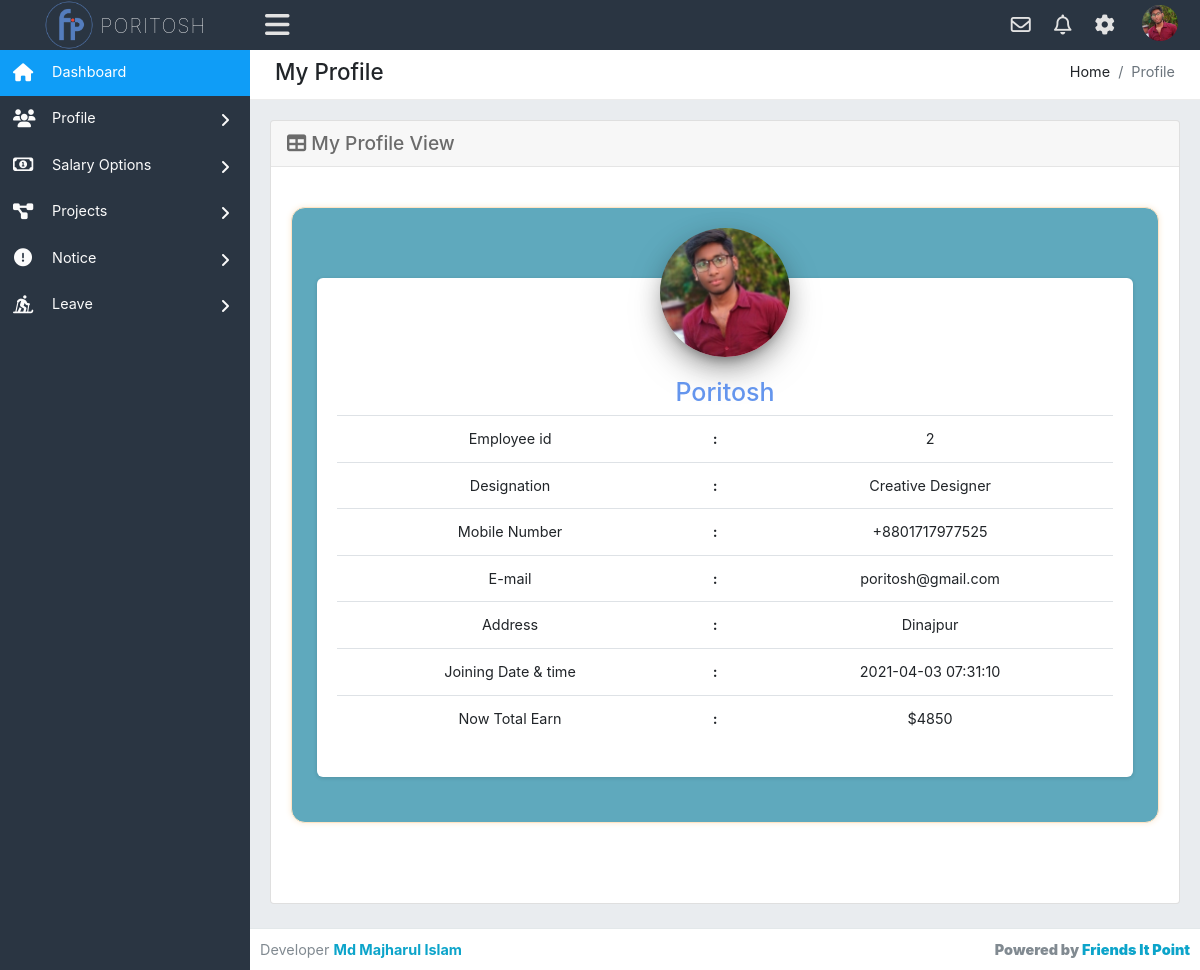
The page /myprofile.php (signed in) on the database its author committed.
### tables this page shows
CREATE TABLE `employee_info` (
  `id` int(11) NOT NULL,
  `employee_id` int(50) NOT NULL,
  `emp_fullname` varchar(100) NOT NULL,
  `emp_mail` varchar(50) NOT NULL,
  `emp_phone` int(20) NOT NULL,
  `emp_designation` varchar(50) NOT NULL,
  `emp_salary` varchar(50) NOT NULL,
  `emp_address` varchar(100) NOT NULL,
  `emp_password` varchar(150) NOT NULL,
  `emp_bio` varchar(1000) NOT NULL,
  `profile_pic` varchar(50) NOT NULL,
  `register_timedate` timestamp NOT NULL DEFAULT current_timestamp(),
  `total_salary` varchar(100) NOT NULL
);

### myprofile.php (the view)
<?php require_once('header.php'); ?>
<div class="row">
    <div class="col-xl-12">
        <div class="breadcrumb-holder">
            <h1 class="main-title float-left">My Profile</h1>
            <ol class="breadcrumb float-right">
                <li class="breadcrumb-item">Home</li>
                <li class="breadcrumb-item active">Profile</li>
            </ol>
            <div class="clearfix"></div>
        </div>
    </div>
</div>
<div class="row">
	<div class="col-xs-12 col-sm-12">
        <div class="card mb-3">
            <div class="card-header">
                <h3><i class="fas fa-table"></i> My Profile View</h3>
            </div>
            <div class="card-body">
          <div class="emp_info">
                <div class="emp_info_single">
                  <div class="emp_profile">
                    <div class="emp_avatar">
                      <a href="#emp_pablo">
                        <img class="img" src="uploads/<?php echo $row['profile_pic']; ?>" alt="no-photo">
                      </a>
                    </div>
                    <div class="emp_body table-responsive">
                      <h4><?php echo $row['emp_fullname'];?></h4>
                      <br\>
                      <table class="table">
                        <tbody>
                            <tr>
                                <td>Employee id</td>
                                <td><b>:</b></td>
                                <td><?php echo $row['employee_id'];?></td>
                            </tr>
                            <tr>
                                <td>Designation</td>
                                <td><b>:</b></td>
                                <td><?php echo $row['emp_designation'];?></td>
                            </tr>
                            <tr>
                                <td>Mobile Number</td>
                                <td><b>:</b></td>
                                <td>+880<?php echo $row['emp_phone'];?></td>
                            </tr>
                            <tr>
                                <td>E-mail</td>
                                <td><b>:</b></td>
                                <td><?php echo $row['emp_mail'];?></td>
                            </tr>
                            <tr>
                                <td>Address</td>
                                <td><b>:</b></td>
                                <td><?php echo $row['emp_address'];?></td>
                            </tr>
                            <tr>
                                <td>Joining Date &amp; time</td>
                                <td><b>:</b></td>
                                <td><?php echo $row['register_timedate'];?></td>
                            </tr>
                            <tr>
                                <td>Now Total Earn</td>
                                <td><b>:</b></td>
                                <td>$<?php echo $row['total_salary'];?></td>
                            </tr>
                        </tbody>
                    </table>
                    </br\></div>
                  </div>
                </div>
              </div>
            </div>
        </div>
    </div>
</div>
<?php require_once('footer.php'); ?>

### header.php (shortened to what this page needs)
<?php require_once('config.php'); ?>
<!DOCTYPE html>
<html lang="en">
<head>
    <link href="assets/css/bootstrap.min.css" rel="stylesheet" type="text/css" />
    <link href="assets/font-awesome/css/all.css" rel="stylesheet" type="text/css" />
    <link rel="stylesheet" href="fancybox-master/dist/jquery.fancybox.min.css">
    <link rel="stylesheet" href="livedatetime/clock.css">
    <link rel="stylesheet" href="livedatetime/calendar.css">
    <link href='https://netdna.bootstrapcdn.com/font-awesome/3.2.1/css/font-awesome.css' rel='stylesheet' type='text/css'>
    <link rel="stylesheet" type="text/css" href="assets/css/dataTables.bootstrap.min.css" />
    <link rel="stylesheet" type="text/css" href="assets/plugins/datatables/datatables.min.css" />
    <link href="assets/css/style.css" rel="stylesheet" type="text/css" />
</head>
<body class="adminbody">
    <div id="main">
        <div class="headerbar">
            <?php
                $stm = $pdo->prepare('SELECT * FROM employee_info WHERE id=?');
                $stm->execute(array($_SESSION['logged_emp']));
                $rslt = $stm->fetchAll(PDO::FETCH_ASSOC);
                foreach($rslt as $row) :
            ?>
            <div class="headerbar-left">
                <a href="index.php" class="logo">
                    <img alt="Logo" src="assets/images/logo.png" />
                    <span><?php echo $row['emp_fullname']; ?></span>
                </a>
            </div>
            <nav class="navbar-custom">
                <ul class="list-inline float-right mb-0">
                    <li class="list-inline-item dropdown notif">
                        <a class="nav-link dropdown-toggle arrow-none" data-toggle="dropdown" href="#" aria-haspopup="false" aria-expanded="false">
                            <i class="far fa-envelope"></i>
                        </a>
                    </li>
                    <li class="list-inline-item dropdown notif">
                        <a class="nav-link dropdown-toggle arrow-none" data-toggle="dropdown" href="#" aria-haspopup="false" aria-expanded="false">
                            <i class="far fa-bell"></i>
                        </a>
                    </li>
                    <li class="list-inline-item dropdown notif">
                        <a class="nav-link dropdown-toggle arrow-none" data-toggle="dropdown" href="#" aria-haspopup="false" aria-expanded="false">
                            <i class="fas fa-cog"></i>
                        </a>
                    </li>
                    <li class="list-inline-item dropdown notif">
                        <a class="nav-link dropdown-toggle nav-user" data-toggle="dropdown" href="#" aria-haspopup="false" aria-expanded="false">
                            <?php if($row['profile_pic'] != 'avatar') : ?>
                            <img src="uploads/<?php echo $row['profile_pic']; ?>" alt="Profile image" class="avatar-rounded">
                            <?php else : ?>
                            <img src="assets/images/avatars/admin.png" alt="Profile image" class="avatar-rounded">
                        </a>
                        <?php endif; endforeach; ?>
                    </li>
                </ul>
                <ul class="list-inline menu-left mb-0">
                    <li class="float-left">
                        <button class="button-menu-mobile open-left">
                            <i class="fas fa-bars"></i>
                        </button>
                    </li>
                </ul>
            </nav>
        </div>
        <div class="left main-sidebar">
            <div class="sidebar-inner leftscroll">
                <div id="sidebar-menu">
                    <ul>
                        <li class="submenu">
                            <a class="active" href="index.php">
                                <i class="fas fa-home"></i>
                                <span> Dashboard </span>
                            </a>
                        </li>
                        <li class="submenu">
                            <a id="tables" href="#">
                                <i class="fas fa-users"></i>
                                <span> Profile </span>
                                <span class="menu-arrow"></span>
                            </a>
                        </li>
                        <li class="submenu">
                            <a id="tables" href="#">
                                <i class="far fa-money-bill-alt"></i>
                                <span> Salary Options </span>
                                <span class="menu-arrow"></span>
                            </a>
                        </li>
                        <li class="submenu">
                            <a id="tables" href="#">
                                <i class="fas fa-project-diagram"></i>
                                <span> Projects </span>
                                <span class="menu-arrow"></span>
                            </a>
                        </li>
                        <li class="submenu">
                            <a id="tables" href="#">
                                <i class="fas fa-exclamation-circle"></i>
                                <span> Notice </span>
                                <span class="menu-arrow"></span>
                            </a>
                        </li>
                        <li class="submenu">
                            <a id="tables" href="#">
                                <i class="fas fa-skiing-nordic"></i>
                                <span> Leave </span>
                                <span class="menu-arrow"></span>
                            </a>
                        </li>
                    </ul>
                </div>
            </div>
        </div>
        <div class="content-page">
            <div class="content">
                <div class="container-fluid">

### livedatetime/clock.css (style rules this page uses)
* { margin: 0; padding: 0; box-sizing: border-box; }

### rows shown on the page
employee_info: emp_fullname "PORITOSH", profile_pic (picture), emp_fullname "Poritosh", employee "2", emp_designation "Creative Designer", emp_phone "1717977525", emp_mail "poritosh@gmail.com", emp_address "Dinajpur", register_timedate "2021-04-03 07:31:10", total_salary "4850"
